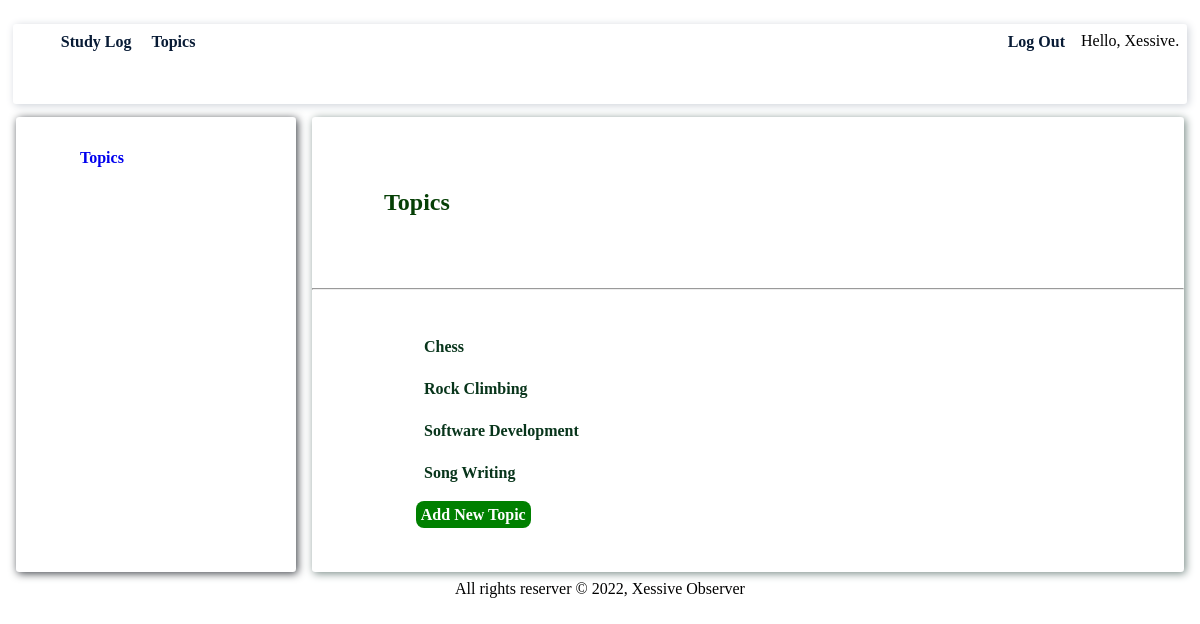
The app's page /topics/ (signed in) with its own data.
### StudyLogs/models.py (models this page shows)
class Topic(models.Model):
    text = models.CharField(max_length=200)
    date_added = models.DateTimeField(auto_now_add=True)
    owner = models.ForeignKey(User, on_delete=models.CASCADE)
    def __str__(self):
        return self.text

### StudyLogs/views.py (the view)
# urls.py: path('topics/', views.topics, name='topics'),
@login_required
def topics(request):
    topics = Topic.objects.filter(owner=request.user).order_by('date_added')
    context = {'topics': topics}
    return render(request, 'StudyLogs/topics.html', context)

### StudyLogs/templates/StudyLogs/topics.html
{% extends 'StudyLogs/base.html'%}
{% block content %}
    <p class="topics-heading">Topics</p>
    <hr>
    <ul class="topics">
        {% for topic in topics %}
        <li>
            <a href="{% url 'StudyLogs:topic' topic.id %}">{{topic}}</a>
        </li>
        {% empty %}
        <li>
            No topic has been added yet.
        </li>
        {% endfor %}
        <a href="{% url 'StudyLogs:new_topic' %}" class="add-topic-link">Add new topic</a>
    </ul>
{% endblock content %}

### StudyLogs/templates/StudyLogs/base.html (shortened to what this page needs)
{% load static %}
<!DOCTYPE html>
<html lang="en">
<head>
    {% block css %}
        <link rel="stylesheet" href="{% static 'css/base.css' %}">
        <link rel="stylesheet" href="{% static 'css/index.css' %}">
        <link rel="stylesheet" href="{% static 'css/topics.css' %}">
        <link rel="stylesheet" href="{% static 'css/topic.css' %}">
        <link rel="stylesheet" href="{% static 'css/new-entry.css' %}">
        <link rel="stylesheet" href="{% static 'css/new-topic.css' %}">
        <link rel="stylesheet" href="{% static 'css/edit-entry.css' %}">
        <link rel="stylesheet" href="{% static 'css/login.css' %}">
        <link rel="stylesheet" href="{% static 'css/register.css' %}">
        <link rel="stylesheet" href="{% static 'css/logged-out.css' %}">
        {% endblock css %}
</head>
<body>
    <div class="container">
        <header class="header">
            <nav>
                <ul>
                    <li class="nav-link">
                        <a href="{% url 'StudyLogs:index' %}">Study Log</a>
                    </li class="nav-link">
                    <li class="nav-link">
                        <a href="{% url 'StudyLogs:topics' %}">Topics</a>
                    </li class="nav-link">
                    {% if user.is_authenticated %}
                        <li class="nav-link" style="float: inline-end;">Hello, {{ user.username }}.</li>
                    <li class="nav-link" style="float: inline-end;">
                        <a href="{% url 'users:logout' %}">Log out</a>
                    </li class="nav-link">
                    {% endif %}
                </ul>
            </nav>
        </header>
        <aside class="aside">
            {% block aside %}
                <p>
                    <a href="{% url 'StudyLogs:topics' %}" class="topics">Topics</a>
                </p>
            {% endblock aside %}
        </aside>
        <article class="article">{% block content%}{% endblock content %}</article>
        <footer class="footer">All rights reserver &copy; 2022, Xessive Observer</footer>
    </div>
</body>
</html>

### StudyLogs/static/css/base.css (style rules this page uses)
nav { box-shadow: 0.1em 0.1em 0.5em rgb(205, 209, 216); height: 10vh; vertical-align: middle; max-width: 100%; border: none; border-radius: 0.2em; margin:0.3em; }
.nav-link { margin: 0.5em; list-style: none; display: inline-block; text-transform: capitalize; }
.nav-link a { text-decoration: none; color:rgb(8, 27, 53); font-weight: bolder; vertical-align: middle; }
.header { grid-area: header; }
.aside { grid-area: sidebar; box-shadow: 0.1em 0.1em 0.5em rgb(60, 64, 70); border-radius: 0.2em; margin:0.5em; padding: 1em; }
.topics { text-decoration: none; margin: 3em; font-weight: bolder; }
.article { grid-area: content; box-shadow: 0.1em 0.1em 0.5em rgb(118, 136, 132); border-radius: 0.2em; margin:0.5em; }
.footer { grid-area: footer; text-align: center; }
.container { display: grid; grid-auto-columns: 1fr 3fr; grid-template-areas: "header header" "sidebar content" "footer footer"; }

### StudyLogs/static/css/topics.css (style rules this page uses)
.topics-heading { font-weight: bolder; font-size: 1.5em; color: rgb(5, 63, 5); margin: 3em; }
.topics li { list-style: none; margin: 1.5em; color: rgb(4, 22, 54); }
.topics li a { text-decoration: none; color: rgb(8, 53, 27); font-weight: bold; }
.add-topic-link { text-decoration: none; font-weight: bolder; margin: 1em; color: white; background-color: green; padding: 0.3em; border-radius: 0.5em; text-transform: capitalize; }

### records on screen
Topic: text "Chess"
Topic: text "Rock Climbing"
Topic: text "Software Development"
Topic: text "Song Writing"

### other values on screen
{{ user.username }} "Xessive"
